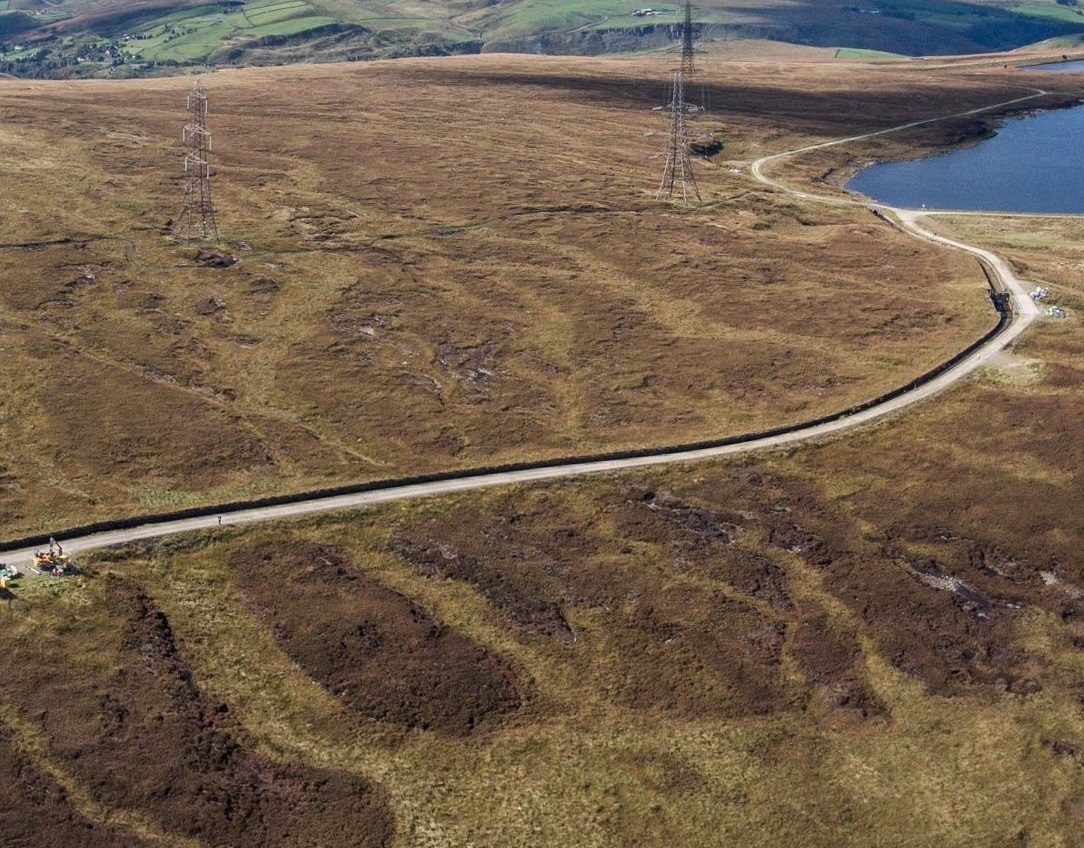
#> input picture 10/2.jpg, 1084 x 848 px
$ python test.py --images 10 --output out.png   (older library calls are emulated)
#> lines starting #> are read from the running program, lines starting #| are printed output that depends on the picture
### stitch.py
# import the necessary packages
import numpy as np
import imutils
import cv2
from PIL import Image
class Stitcher:
    def __init__(self):
        # determine if we are using OpenCV v3.X
        self.isv3 = imutils.is_cv3(or_better=True)
    def max(self, num1, num2):
        return num1 if num1 > num2 else num2

    def min(self, num1, num2):
        return num1 if num1 < num2 else num2

    # [19 lines left out: function getMatchedPoints, not called in this run]

    def getRigidTransform(self,img_paths):
        first = cv2.imread(img_paths[0])
#> first is the input picture: shape (848, 1084, 3); mean B, G, R 77.3, 96.3, 114
        (kpsFirst, featuresFirst) = self.detectAndDescribe(first)
        H = []
        for i in range(1,len(img_paths)):
            second = cv2.imread(img_paths[i])
            (kpsSecond, featuresSecond) = self.detectAndDescribe(second)
            (ptsFirst ,ptsSecond) = self.getMatchedPoints(kpsFirst, kpsSecond, featuresFirst, featuresSecond, 0.75)

            M = cv2.estimateRigidTransform(ptsFirst,ptsSecond, False, 50, 0.5, 3)

            H.append(M)
            kpsFirst = kpsSecond
            featuresFirst = featuresSecond
        return H


    def calcOffsets(self, img_paths):
        offsets = []

        Hs = self.getRigidTransform(img_paths)
        for i in range(len(img_paths) - 1):
            #((matches, H, status), shapeA) = self.getHomography(img_paths[i], img_paths[i+1])
            H = Hs[i]

            if H is None:
                return None

            offset = np.dot(H, [0, 0, -1])
            #print(np.dot(Hs[i], [0, 0, 1]))
            #print(offset)
            #offset = offset / offset[-1]
            offset = offset.astype(np.int)
            im = Image.open(img_paths[i])
            shapeA = im.size[::-1]

            """
            center = [0,0]
            if offset[0] < 0:
                center[0] += abs(offset[0])
            if offset[1] < 0:
                center[1] += abs(offset[1])
            StartX = center[0] + offset[0]
            """
            # (0,0) point is assumed to be the upper right corner of the left image
            offset[0] = offset[0] - shapeA[1]
            offset[1] *= -1
            offsets.append(offset)
        return offsets

    # [8 lines left out: function saveOffsetToFile, not called in this run]
    def multiStitch(self, img_paths):
        offsets = self.calcOffsets(img_paths)
        print(offsets)
        if offsets is None:
            print("Couldn't find any realationship between images")
            return None

        #self.getAffine(img_paths)
        self.saveOffsetToFile(offsets)

        imgs = []
        for i in img_paths:
            imgs.append(cv2.imread(i))

        resultShape = list(imgs[0].shape)
        positions = []
        offsetYStart = offsets[0][1]
        offsetYEnd = -imgs[0].shape[0]

        offsetYAccumulator = offsets[0][1]

        for i in range(1,len(imgs)):
            # x ekseni
            offsetYEnd = self.max(offsetYEnd, offsetYAccumulator - imgs[i].shape[0])
            # y ekseni
            if i < len(offsets):
                offsetYStart = self.min(offsetYStart, offsetYStart + offsets[i][1])
                offsetYAccumulator += offsets[i][1]

            resultShape[1] += imgs[i].shape[1] + offsets[i - 1][0]

        # This conditions is true only if there is no intersection
        if offsetYStart < offsetYEnd:
            print("No intersecting area")
            return None

        resultShape[0] = abs(offsetYEnd) - abs(offsetYStart)

        result = np.zeros(shape = resultShape, dtype=np.uint8)
        result[:,:imgs[0].shape[1]] = imgs[0][abs(offsetYStart):abs(offsetYEnd),:]


        endpointX = imgs[0].shape[1]
        print(endpointX)
        endpointY = abs(offsetYStart)
        for i in range(1,len(imgs)):
            endpointX += offsets[i - 1][0]
            offsets[i - 1][1] += endpointY
            cv2.imshow("asd",imgs[i])
            result[:, endpointX:imgs[i].shape[1] + endpointX] = imgs[i][offsets[i - 1][1]:offsets[i - 1][1]- abs(offsetYStart) + abs(offsetYEnd),:]
            endpointY = offsets[i - 1][1]
            endpointX += imgs[i].shape[1]
        return result


    # [44 lines left out: functions getHomography, stitch, not called in this run]

    def detectAndDescribe(self, image):
        # convert the image to grayscale
        gray = cv2.cvtColor(image, cv2.COLOR_BGR2GRAY)
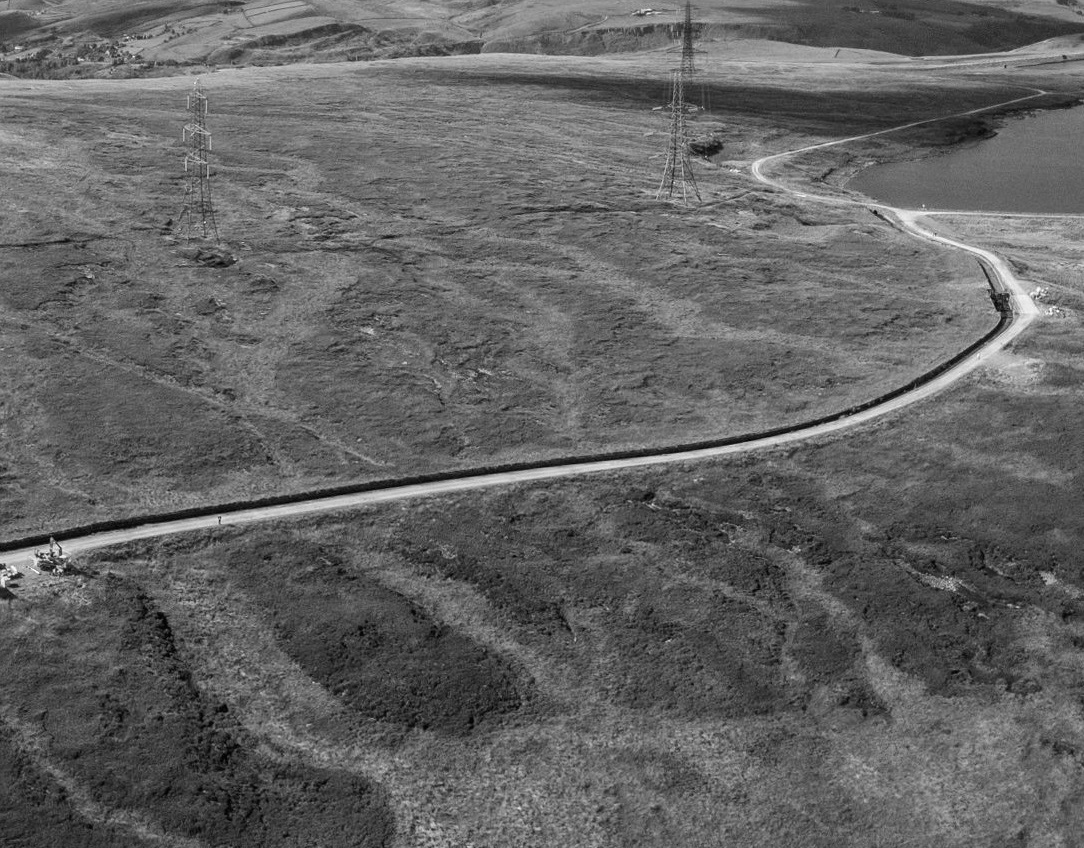
#> gray: shape (848, 1084); min 1, max 255, mean 99.4
        # check to see if we are using OpenCV 3.X
        if self.isv3:
            # detect and extract features from the image
            descriptor = cv2.xfeatures2d.SURF_create()
            #descriptor = cv2.ORB_create(nfeatures=1500)
            (kps, features) = descriptor.detectAndCompute(image, None)
            # otherwise, we are using OpenCV 2.4.X
        else:
            # detect keypoints in the image
#> (the run stopped early here; a loop or call above may not have finished)
